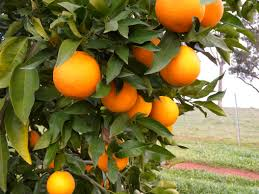
#> input picture 1_3_Types_of_Features_Image_Segmentation/images/orange2.jpg, 259 x 194 px
$ jupyter execute --allow-errors '2. Contour detection and features.ipynb'   (shell and % lines are left out)
#> lines starting #> are read from the running program, lines starting #| are printed output that depends on the picture; after the words box and inside, x2 and y2 are one past the last pixel; in counts of white or black regions, pixels touching at a corner belong together
# Finding Contours

### Import resources and display image

[cell 1]
import numpy as np
import matplotlib.pyplot as plt
import cv2


# Read in the image
image = cv2.imread('images/orange2.jpg')
#> image is the input picture: shape (194, 259, 3); mean B, G, R 58.2, 112, 123.9

# Change color to RGB (from BGR)
image = cv2.cvtColor(image, cv2.COLOR_BGR2RGB)

plt.imshow(image)

### Produce a binary image for finding contours

[cell 2]
# Convert to grayscale
gray = cv2.cvtColor(image,cv2.COLOR_RGB2GRAY)
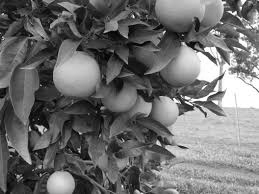
#> gray: shape (194, 259); min 1, max 255, mean 109.4

# Create a binary thresholded image
retval, binary = cv2.threshold(gray, 225, 255, cv2.THRESH_BINARY_INV)
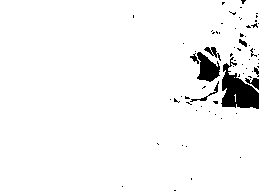
#> binary: shape (194, 259); 96% white; 70 black regions (62 under 20 px)

plt.imshow(binary, cmap='gray')

### Find and draw the contours

[cell 3]
# Find contours from thresholded, binary image
contours, hierarchy = cv2.findContours(binary, cv2.RETR_TREE, cv2.CHAIN_APPROX_SIMPLE)
#> contours = 80 contours, 70 with area under 20; largest, box (x1, y1, x2, y2) and area: (0, 0, 259, 194) 48520, (196, 51, 221, 83) 470, (189, 95, 209, 103) 61, (207, 80, 220, 97) 59, (189, 53, 200, 65) 52

# Draw all contours on a copy of the original image
contours_image = np.copy(image)
contours_image = cv2.drawContours(contours_image, contours, -1, (0,255,0), 3)
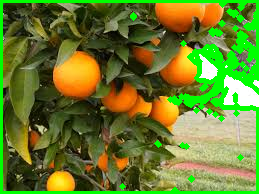
#> contours_image: shape (194, 259, 3); mean R, G, B 104.8, 125, 44.3

plt.imshow(contours_image)

## Contour Features

Every contour has a number of features that you can calculate, including the area of the contour, it's orientation (the direction that most of the contour is pointing in), it's perimeter, and many other properties outlined in [OpenCV documentation, here](http://opencv-python-tutroals.readthedocs.io/en/latest/py_tutorials/py_imgproc/py_contours/py_contour_properties/py_contour_properties.html).

In the next cell, you'll be asked to identify the orientations of both the left and right hand contours. The orientation should give you an idea of which hand has its thumb up and which one has its thumb down!

### Orientation

The orientation of an object is the angle at which an object is directed. To find the angle of a contour, you should first find an ellipse that fits the contour and then extract the `angle` from that shape.

```python
# Fit an ellipse to a contour and extract the angle from that ellipse
(x,y), (MA,ma), angle = cv2.fitEllipse(selected_contour)
```

**Orientation values**

These orientation values are in degrees measured from the x-axis. A value of zero means a flat line, and a value of 90 means that a contour is pointing straight up!

So, the orientation angles that you calculated for each contour should be able to tell us something about the general position of the hand. The hand with it's thumb up, should have a higher (closer to 90 degrees) orientation than the hand with it's thumb down.

### TODO: Find the orientation of each contour

[cell 4]
## TODO: Complete this function so that
## it returns the orientations of a list of contours
## The list should be in the same order as the contours
## i.e. the first angle should be the orientation of the first contour
def orientations(contours):
    """
    Orientation
    :param contours: a list of contours
    :return: angles, the orientations of the contours
    """

    # Create an empty list to store the angles in
    # Tip: Use angles.append(value) to add values to this list
    angles = []
    for i in range(len(contours)):
        (x,y), (MA,ma), angle = cv2.fitEllipse(contours[i])
        angles.append(angle)
#> this loop made 1 pass
#> after the loop, angles = []
#> `selected_contour = contours[1]`: selected_contour = [[234, 77]]

    return angles


# ---------------------------------------------------------- #
# Print out the orientation values
#> (the rest of this cell did not finish here and is left out)

### Bounding Rectangle

In the next cell, you'll be asked to find the bounding rectangle around the *left* hand contour, which has its thumb up, then use that bounding rectangle to crop the image and better focus on that one hand!

```python
# Find the bounding rectangle of a selected contour
x,y,w,h = cv2.boundingRect(selected_contour)

# Draw the bounding rectangle as a purple box
box_image = cv2.rectangle(contours_image, (x,y), (x+w,y+h), (200,0,200),2)
```

And to crop the image, select the correct width and height of the image to include.

```python
# Crop using the dimensions of the bounding rectangle (x, y, w, h)
cropped_image = image[y: y + h, x: x + w]
```

### TODO: Crop the image around a contour

[cell 5]
## TODO: Complete this function so that
## it returns a new, cropped version of the original image
def left_hand_crop(image, selected_contour):
    """
    Left hand crop
    :param image: the original image
    :param selectec_contour: the contour that will be used for cropping
    :return: cropped_image, the cropped image around the left hand
    """

    ## TODO: Detect the bounding rectangle of the left hand contour
    # Find the bounding rectangle of a selected contour
    x,y,w,h = cv2.boundingRect(selected_contour)
#> x = 234; y = 77; w = 1; h = 1

    # Draw the bounding rectangle as a purple box
    box_image = cv2.rectangle(contours_image, (x,y), (x+w,y+h), (200,0,200),2)

    ## TODO: Crop the image using the dimensions of the bounding rectangle
    # Make a copy of the image to crop
    cropped_image = np.copy(image)

    # Crop using the dimensions of the bounding rectangle (x, y, w, h)
    cropped_image = image[y: y + h, x: x + w]
#> cropped_image = [[225, 223, 226]]

    return cropped_image


## TODO: Select the left hand contour from the list
## Replace this value
selected_contour = contours[1]


# ---------------------------------------------------------- #
# If you've selected a contour
if(selected_contour is not None):
    # Call the crop function with that contour passed in as a parameter
    cropped_image = left_hand_crop(image, selected_contour)
#> cropped_image = [[225, 223, 226]]
    plt.imshow(cropped_image)
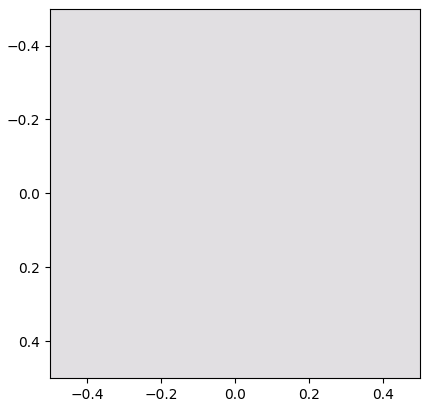
#> figure drawn by matplotlib, 1 panel

$ run again, with 1_3_Types_of_Features_Image_Segmentation/images/flamingos.jpg copied over 1_3_Types_of_Features_Image_Segmentation/images/orange2.jpg
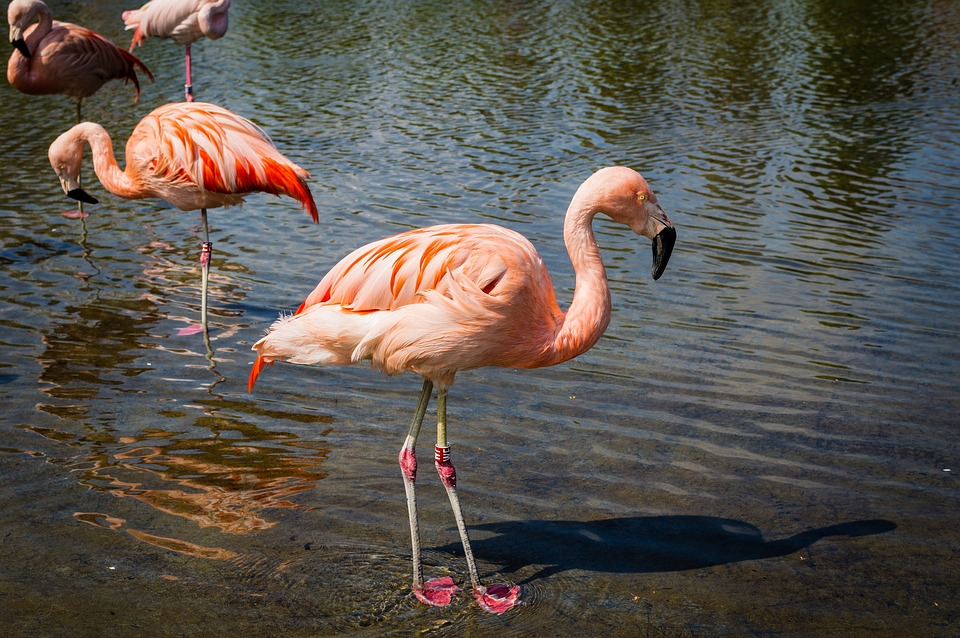
#> input picture 1_3_Types_of_Features_Image_Segmentation/images/flamingos.jpg, 960 x 638 px
#> image is the input picture: shape (638, 960, 3); mean B, G, R 77.9, 84.9, 91.1
#> `retval, binary = cv2.threshold(gray, 225, 255, cv2.THRESH_BINARY_INV)`:
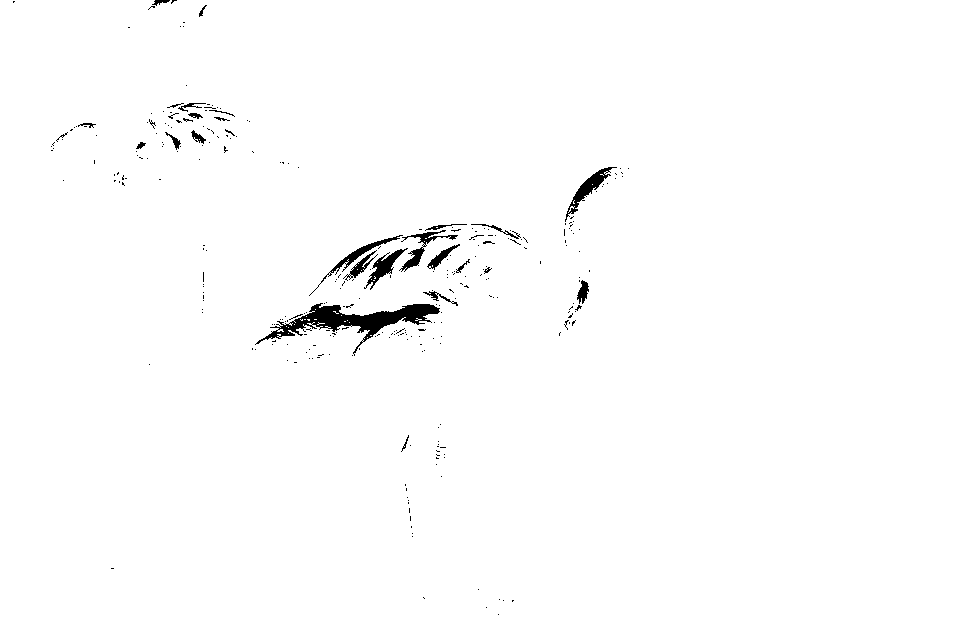
#> binary: shape (638, 960); 98.9% white; 302 black regions (274 under 20 px)
#> contours = 543 contours, 505 with area under 20; largest, box (x1, y1, x2, y2) and area: (0, 0, 960, 638) 610812, (255, 302, 441, 345) 2908, (564, 166, 618, 223) 682, (365, 247, 409, 291) 557, (329, 234, 404, 274) 486
#> contours_image: shape (638, 960, 3); mean R, G, B 83.4, 89.9, 72
#> the loop in orientations, `for i in range(len(contours)):` made 2 passes
#> (x, y, MA, ma, angle) on pass 1: (434.7, 318.9, 631.5, 7842.4, 89.95)
#> after the loop in orientations, `for i in range(len(contours)):`: angles = [89.95]
#> selected_contour = [[497, 614], [498, 613], [499, 614], [498, 615]]
#> in left_hand_crop, `x,y,w,h = cv2.boundingRect(selected_contour)`: x = 497; y = 613; w = 3
#> `[cell 5] ## TODO: Complete this function so that ## it returns a new, ..`:
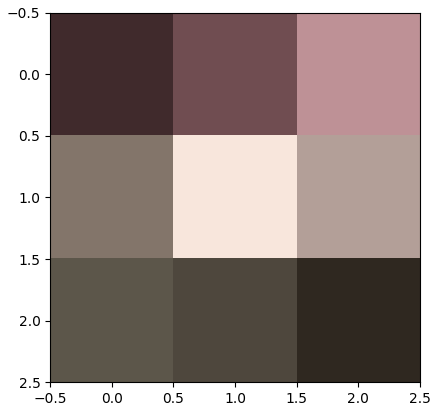
#> figure drawn by matplotlib, 1 panel
